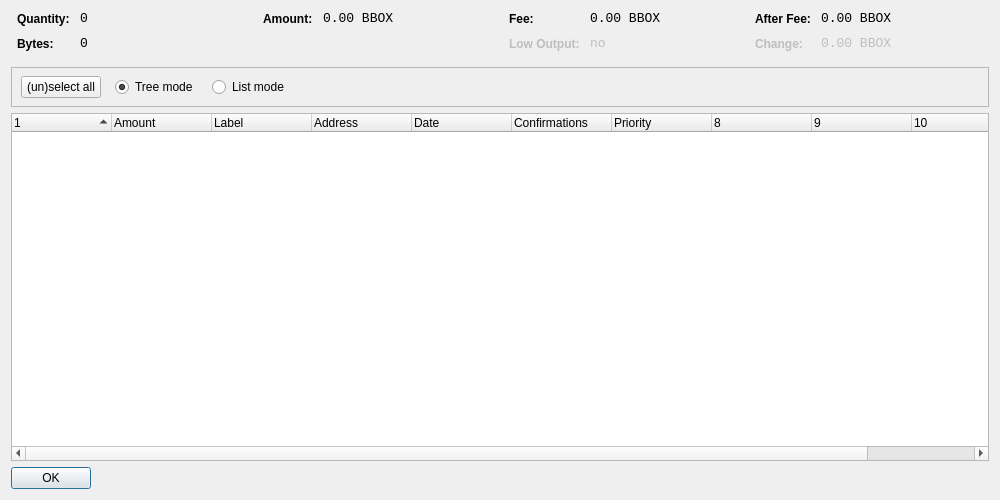
<?xml version="1.0" encoding="UTF-8"?>
<ui version="4.0">
 <class>CoinControlDialog</class>
 <widget class="QDialog" name="CoinControlDialog">
  <property name="geometry">
   <rect>
    <x>0</x>
    <y>0</y>
    <width>1000</width>
    <height>500</height>
   </rect>
  </property>
  <property name="windowTitle">
   <string>Coin Control</string>
  </property>
  <layout class="QVBoxLayout" name="verticalLayout">
   <item>
    <layout class="QHBoxLayout" name="horizontalLayoutTop" stretch="0,0,0,0">
     <property name="topMargin">
      <number>0</number>
     </property>
     <property name="bottomMargin">
      <number>10</number>
     </property>
     <item>
      <layout class="QFormLayout" name="formLayoutCoinControl1">
       <property name="horizontalSpacing">
        <number>10</number>
       </property>
       <property name="verticalSpacing">
        <number>10</number>
       </property>
       <property name="leftMargin">
        <number>6</number>
       </property>
       <property name="rightMargin">
        <number>6</number>
       </property>
       <item row="0" column="0">
        <widget class="QLabel" name="labelCoinControlQuantityText">
         <property name="styleSheet">
          <string notr="true">font-weight:bold;</string>
         </property>
         <property name="text">
          <string>Quantity:</string>
         </property>
        </widget>
       </item>
       <item row="0" column="1">
        <widget class="QLabel" name="labelCoinControlQuantity">
         <property name="font">
          <font>
           <family>Monospace</family>
           <pointsize>10</pointsize>
          </font>
         </property>
         <property name="cursor">
          <cursorShape>IBeamCursor</cursorShape>
         </property>
         <property name="contextMenuPolicy">
          <enum>Qt::ActionsContextMenu</enum>
         </property>
         <property name="text">
          <string notr="true">0</string>
         </property>
         <property name="textInteractionFlags">
          <set>Qt::LinksAccessibleByMouse|Qt::TextSelectableByKeyboard|Qt::TextSelectableByMouse</set>
         </property>
        </widget>
       </item>
       <item row="1" column="0">
        <widget class="QLabel" name="labelCoinControlBytesText">
         <property name="styleSheet">
          <string notr="true">font-weight:bold;</string>
         </property>
         <property name="text">
          <string>Bytes:</string>
         </property>
        </widget>
       </item>
       <item row="1" column="1">
        <widget class="QLabel" name="labelCoinControlBytes">
         <property name="font">
          <font>
           <family>Monospace</family>
           <pointsize>10</pointsize>
          </font>
         </property>
         <property name="cursor">
          <cursorShape>IBeamCursor</cursorShape>
         </property>
         <property name="contextMenuPolicy">
          <enum>Qt::ActionsContextMenu</enum>
         </property>
         <property name="text">
          <string notr="true">0</string>
         </property>
         <property name="textInteractionFlags">
          <set>Qt::LinksAccessibleByMouse|Qt::TextSelectableByKeyboard|Qt::TextSelectableByMouse</set>
         </property>
        </widget>
       </item>
      </layout>
     </item>
     <item>
      <layout class="QFormLayout" name="formLayoutCoinControl2">
       <property name="horizontalSpacing">
        <number>10</number>
       </property>
       <property name="verticalSpacing">
        <number>10</number>
       </property>
       <property name="leftMargin">
        <number>6</number>
       </property>
       <property name="rightMargin">
        <number>6</number>
       </property>
       <item row="0" column="0">
        <widget class="QLabel" name="labelCoinControlAmountText">
         <property name="styleSheet">
          <string notr="true">font-weight:bold;</string>
         </property>
         <property name="text">
          <string>Amount:</string>
         </property>
        </widget>
       </item>
       <item row="0" column="1">
        <widget class="QLabel" name="labelCoinControlAmount">
         <property name="font">
          <font>
           <family>Monospace</family>
           <pointsize>10</pointsize>
          </font>
         </property>
         <property name="cursor">
          <cursorShape>IBeamCursor</cursorShape>
         </property>
         <property name="contextMenuPolicy">
          <enum>Qt::ActionsContextMenu</enum>
         </property>
         <property name="text">
          <string notr="true">0.00 BBOX</string>
         </property>
         <property name="textInteractionFlags">
          <set>Qt::LinksAccessibleByMouse|Qt::TextSelectableByKeyboard|Qt::TextSelectableByMouse</set>
         </property>
        </widget>
       </item>
      </layout>
     </item>
     <item>
      <layout class="QFormLayout" name="formLayoutCoinControl3">
       <property name="horizontalSpacing">
        <number>10</number>
       </property>
       <property name="verticalSpacing">
        <number>10</number>
       </property>
       <property name="leftMargin">
        <number>6</number>
       </property>
       <property name="rightMargin">
        <number>6</number>
       </property>
       <item row="0" column="0">
        <widget class="QLabel" name="labelCoinControlFeeText">
         <property name="styleSheet">
          <string notr="true">font-weight:bold;</string>
         </property>
         <property name="text">
          <string>Fee:</string>
         </property>
        </widget>
       </item>
       <item row="0" column="1">
        <widget class="QLabel" name="labelCoinControlFee">
         <property name="font">
          <font>
           <family>Monospace</family>
           <pointsize>10</pointsize>
          </font>
         </property>
         <property name="cursor">
          <cursorShape>IBeamCursor</cursorShape>
         </property>
         <property name="contextMenuPolicy">
          <enum>Qt::ActionsContextMenu</enum>
         </property>
         <property name="text">
          <string notr="true">0.00 BBOX</string>
         </property>
         <property name="textInteractionFlags">
          <set>Qt::LinksAccessibleByMouse|Qt::TextSelectableByKeyboard|Qt::TextSelectableByMouse</set>
         </property>
        </widget>
       </item>
       <item row="1" column="0">
        <widget class="QLabel" name="labelCoinControlLowOutputText">
         <property name="enabled">
          <bool>false</bool>
         </property>
         <property name="styleSheet">
          <string notr="true">font-weight:bold;</string>
         </property>
         <property name="text">
          <string>Low Output:</string>
         </property>
        </widget>
       </item>
       <item row="1" column="1">
        <widget class="QLabel" name="labelCoinControlLowOutput">
         <property name="enabled">
          <bool>false</bool>
         </property>
         <property name="font">
          <font>
           <family>Monospace</family>
           <pointsize>10</pointsize>
          </font>
         </property>
         <property name="cursor">
          <cursorShape>IBeamCursor</cursorShape>
         </property>
         <property name="contextMenuPolicy">
          <enum>Qt::ActionsContextMenu</enum>
         </property>
         <property name="text">
          <string notr="true">no</string>
         </property>
         <property name="textInteractionFlags">
          <set>Qt::LinksAccessibleByMouse|Qt::TextSelectableByKeyboard|Qt::TextSelectableByMouse</set>
         </property>
        </widget>
       </item>
      </layout>
     </item>
     <item>
      <layout class="QFormLayout" name="formLayoutCoinControl4">
       <property name="horizontalSpacing">
        <number>10</number>
       </property>
       <property name="verticalSpacing">
        <number>10</number>
       </property>
       <property name="leftMargin">
        <number>6</number>
       </property>
       <property name="rightMargin">
        <number>6</number>
       </property>
       <item row="0" column="0">
        <widget class="QLabel" name="labelCoinControlAfterFeeText">
         <property name="styleSheet">
          <string notr="true">font-weight:bold;</string>
         </property>
         <property name="text">
          <string>After Fee:</string>
         </property>
        </widget>
       </item>
       <item row="0" column="1">
        <widget class="QLabel" name="labelCoinControlAfterFee">
         <property name="font">
          <font>
           <family>Monospace</family>
           <pointsize>10</pointsize>
          </font>
         </property>
         <property name="cursor">
          <cursorShape>IBeamCursor</cursorShape>
         </property>
         <property name="contextMenuPolicy">
          <enum>Qt::ActionsContextMenu</enum>
         </property>
         <property name="text">
          <string notr="true">0.00 BBOX</string>
         </property>
         <property name="textInteractionFlags">
          <set>Qt::LinksAccessibleByMouse|Qt::TextSelectableByKeyboard|Qt::TextSelectableByMouse</set>
         </property>
        </widget>
       </item>
       <item row="1" column="0">
        <widget class="QLabel" name="labelCoinControlChangeText">
         <property name="enabled">
          <bool>false</bool>
         </property>
         <property name="styleSheet">
          <string notr="true">font-weight:bold;</string>
         </property>
         <property name="text">
          <string>Change:</string>
         </property>
        </widget>
       </item>
       <item row="1" column="1">
        <widget class="QLabel" name="labelCoinControlChange">
         <property name="enabled">
          <bool>false</bool>
         </property>
         <property name="font">
          <font>
           <family>Monospace</family>
           <pointsize>10</pointsize>
          </font>
         </property>
         <property name="cursor">
          <cursorShape>IBeamCursor</cursorShape>
         </property>
         <property name="contextMenuPolicy">
          <enum>Qt::ActionsContextMenu</enum>
         </property>
         <property name="text">
          <string notr="true">0.00 BBOX</string>
         </property>
         <property name="textInteractionFlags">
          <set>Qt::LinksAccessibleByMouse|Qt::TextSelectableByKeyboard|Qt::TextSelectableByMouse</set>
         </property>
        </widget>
       </item>
      </layout>
     </item>
    </layout>
   </item>
   <item>
    <widget class="QFrame" name="frame">
     <property name="minimumSize">
      <size>
       <width>0</width>
       <height>40</height>
      </size>
     </property>
     <property name="frameShape">
      <enum>QFrame::StyledPanel</enum>
     </property>
     <property name="frameShadow">
      <enum>QFrame::Sunken</enum>
     </property>
     <widget class="QWidget" name="horizontalLayoutWidget">
      <property name="geometry">
       <rect>
        <x>10</x>
        <y>0</y>
        <width>781</width>
        <height>41</height>
       </rect>
      </property>
      <layout class="QHBoxLayout" name="horizontalLayoutPanel" stretch="0,0,0,0,0">
       <property name="spacing">
        <number>14</number>
       </property>
       <item>
        <widget class="QPushButton" name="pushButtonSelectAll">
         <property name="sizePolicy">
          <sizepolicy hsizetype="Maximum" vsizetype="Fixed">
           <horstretch>0</horstretch>
           <verstretch>0</verstretch>
          </sizepolicy>
         </property>
         <property name="text">
          <string>(un)select all</string>
         </property>
        </widget>
       </item>
       <item>
        <widget class="QRadioButton" name="radioTreeMode">
         <property name="sizePolicy">
          <sizepolicy hsizetype="Maximum" vsizetype="Fixed">
           <horstretch>0</horstretch>
           <verstretch>0</verstretch>
          </sizepolicy>
         </property>
         <property name="text">
          <string>Tree mode</string>
         </property>
         <property name="checked">
          <bool>true</bool>
         </property>
        </widget>
       </item>
       <item>
        <widget class="QRadioButton" name="radioListMode">
         <property name="sizePolicy">
          <sizepolicy hsizetype="Maximum" vsizetype="Fixed">
           <horstretch>0</horstretch>
           <verstretch>0</verstretch>
          </sizepolicy>
         </property>
         <property name="text">
          <string>List mode</string>
         </property>
        </widget>
       </item>
       <item>
        <spacer name="horizontalSpacer">
         <property name="orientation">
          <enum>Qt::Horizontal</enum>
         </property>
         <property name="sizeHint" stdset="0">
          <size>
           <width>40</width>
           <height>20</height>
          </size>
         </property>
        </spacer>
       </item>
      </layout>
     </widget>
    </widget>
   </item>
   <item>
    <widget class="CoinControlTreeWidget" name="treeWidget">
     <property name="contextMenuPolicy">
      <enum>Qt::CustomContextMenu</enum>
     </property>
     <property name="sortingEnabled">
      <bool>false</bool>
     </property>
     <property name="columnCount">
      <number>11</number>
     </property>
     <attribute name="headerShowSortIndicator" stdset="0">
      <bool>true</bool>
     </attribute>
     <attribute name="headerStretchLastSection">
      <bool>false</bool>
     </attribute>
     <column>
      <property name="text">
       <string/>
      </property>
     </column>
     <column>
      <property name="text">
       <string>Amount</string>
      </property>
     </column>
     <column>
      <property name="text">
       <string>Label</string>
      </property>
     </column>
     <column>
      <property name="text">
       <string>Address</string>
      </property>
     </column>
     <column>
      <property name="text">
       <string>Date</string>
      </property>
     </column>
     <column>
      <property name="text">
       <string>Confirmations</string>
      </property>
      <property name="toolTip">
       <string>Confirmed</string>
      </property>
     </column>
     <column>
      <property name="text">
       <string>Priority</string>
      </property>
     </column>
     <column>
      <property name="text">
       <string/>
      </property>
     </column>
     <column>
      <property name="text">
       <string/>
      </property>
     </column>
     <column>
      <property name="text">
       <string/>
      </property>
     </column>
     <column>
      <property name="text">
       <string/>
      </property>
     </column>
    </widget>
   </item>
   <item>
    <widget class="QDialogButtonBox" name="buttonBox">
     <property name="sizePolicy">
      <sizepolicy hsizetype="Maximum" vsizetype="Fixed">
       <horstretch>0</horstretch>
       <verstretch>0</verstretch>
      </sizepolicy>
     </property>
     <property name="orientation">
      <enum>Qt::Horizontal</enum>
     </property>
     <property name="standardButtons">
      <set>QDialogButtonBox::Ok</set>
     </property>
    </widget>
   </item>
  </layout>
 </widget>
 <customwidgets>
  <customwidget>
   <class>CoinControlTreeWidget</class>
   <extends>QTreeWidget</extends>
   <header>coincontroltreewidget.h</header>
  </customwidget>
 </customwidgets>
 <resources/>
 <connections/>
</ui>
